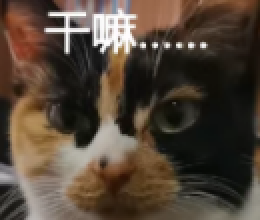
#> input picture inputs/cat4_calico_face.png, 130 x 110 px, found by its file name (shown 2 times larger); its folder holds 6 pictures in this run
$ python fast_parallel_pindou_cats.py
#> lines starting #> are read from the running program, lines starting #| are printed output that depends on the picture; after the words box and inside, x2 and y2 are one past the last pixel; in counts of white or black regions, pixels touching at a corner belong together
### refined_two_track_helpers.py
# -*- coding: utf-8 -*-
"""
三只猫咪拼豆精修核心辅助模块：
1. 白猫室内暖黄偏色中和（确保纯白猫身映射至 H1 纯白与柔和灰米过渡，而非发黄或发棕）。
2. 外圈抗锯齿灰边清洗（AI 重绘主体边沿去噪）。
3. 数据驱动的五官圆润度与眼神高光精修（彻底消除低分辨率菱角/方块/紫眼像素）。
4. 基于真实世界满焊/近满焊实物物理特征的烘烤成品像素渲染器（圆角小方砖融接、微缩针眼闭合、压纸微缎面高光）。
5. 供 ChatGPT 浏览器并发生图使用的精准像素参考图导出器。
"""

from collections import Counter, deque
from pathlib import Path
import cv2
import numpy as np
from PIL import Image, ImageDraw
from scipy.ndimage import gaussian_filter


# [94 lines left out: functions neutralize_white_cat_fur_rgba, clean_exterior_grey_halo, not called in this run]


def _code_map(pal: list) -> dict[str, int]:
    return {e["code"]: i for i, e in enumerate(pal)}


# [291 lines left out: functions _pick_existing_or_code, _find_dark_center, _stamp_patch, _sample_mode_clean, refine_cat_face_and_details, not called in this run]


def super_resolve_lowres_4x(rgb_u8: np.ndarray, has_white_caption: bool = False) -> np.ndarray:
    """
    对低分辨率原图执行 4x 超分重建（色度去噪 + 10轮迭代反投影 IBP + 双边保边先验 + Lab 防光晕微反差锐化）。
    若有顶部白字表情包（如'干嘛......'），会单独分流重建文字轮廓以防止字符涂抹。
    """
    h, w = rgb_u8.shape[:2]
    bgr = cv2.cvtColor(rgb_u8, cv2.COLOR_RGB2BGR)
    den = cv2.fastNlMeansDenoisingColored(
        bgr, None, h=4.5, hColor=9.0, templateWindowSize=5, searchWindowSize=15
    )
    den_rgb = cv2.cvtColor(den, cv2.COLOR_BGR2RGB).astype(np.float32)

    txt_mask = None
    if has_white_caption:
        mx = rgb_u8.max(axis=2)
        mn = rgb_u8.min(axis=2)
        txt_mask = ((mn >= 190) & ((mx - mn) <= 32)).astype(np.float32)
        txt_mask[int(round(h * 0.30)):, :] = 0.0

    cur = cv2.resize(den_rgb, (w * 4, h * 4), interpolation=cv2.INTER_CUBIC)
    for step in range(10):
        blurred = cv2.GaussianBlur(cur, (0, 0), sigmaX=0.85)
        sim_lr = cv2.resize(blurred, (w, h), interpolation=cv2.INTER_AREA)
        err_lr = den_rgb - sim_lr
        err_hr = cv2.resize(err_lr, (w * 4, h * 4), interpolation=cv2.INTER_CUBIC)
        cur = np.clip(cur + 0.55 * err_hr, 0.0, 255.0)
        if step in (3, 6, 9):
            cur = cv2.bilateralFilter(cur.astype(np.float32), d=5, sigmaColor=16.0, sigmaSpace=2.2)

    lab = cv2.cvtColor(np.clip(cur, 0, 255).astype(np.uint8), cv2.COLOR_RGB2LAB).astype(np.float32)
    L = lab[:, :, 0]
    L_blur = cv2.GaussianBlur(L, (0, 0), sigmaX=1.3)
    delta = np.clip(L - L_blur, -10.0, 20.0)
    lab[:, :, 0] = np.clip(L + 0.55 * delta, 0.0, 255.0)
    sr_rgb = cv2.cvtColor(lab.astype(np.uint8), cv2.COLOR_LAB2RGB)

    if txt_mask is not None and txt_mask.max() > 0:
        cap_hr = cv2.resize(rgb_u8.astype(np.float32), (w * 4, h * 4), interpolation=cv2.INTER_CUBIC)
        cap_blur = cv2.GaussianBlur(cap_hr, (0, 0), sigmaX=1.2)
        cap_sharp = np.clip(cap_hr + 0.9 * (cap_hr - cap_blur), 0.0, 255.0)
        m_hr = cv2.resize(txt_mask, (w * 4, h * 4), interpolation=cv2.INTER_LINEAR)
        m_dil = cv2.dilate((m_hr > 0.25).astype(np.uint8), np.ones((5, 5), np.uint8))
        m_blend = cv2.GaussianBlur(m_dil.astype(np.float32), (0, 0), 1.0)[..., None]
        sr_rgb = np.clip(
            sr_rgb.astype(np.float32) * (1.0 - m_blend) + cap_sharp * m_blend, 0, 255
        ).astype(np.uint8)
    return sr_rgb


# [12 lines left out: function super_resolve_lowres_rgba_if_needed, not called in this run]


def _inpaint_cat4_caption_area(sr_rgb: np.ndarray) -> np.ndarray:
    """Sampling前清除顶部低分辨率模糊文字残影，避免双点重影并方便后续重绘锐利'干嘛......'像素字。"""
    H, W = sr_rgb.shape[:2]
    arr = sr_rgb.copy()
    mx = arr.max(axis=2)
    mn = arr.min(axis=2)
    is_txt = (mn >= 140) & ((mx - mn) <= 46)
    mask = np.zeros((H, W), dtype=np.uint8)
    y0, y1 = int(round(0.02 * H)), int(round(0.26 * H))
    x0, x1 = int(round(0.14 * W)), int(round(0.84 * W))
    mask[y0:y1, x0:x1] = is_txt[y0:y1, x0:x1].astype(np.uint8) * 255
    mask = cv2.dilate(mask, np.ones((5, 5), np.uint8))
    return cv2.inpaint(arr, mask, inpaintRadius=5, flags=cv2.INPAINT_TELEA)


def calibrate_cat4_calico_rgb(sr_rgb: np.ndarray) -> np.ndarray:
    """图四三花猫暗光影调校准：提亮暗部、提纯鼻梁/胸口白毛、分离深橄榄虹膜与椭圆瞳孔、温和化鼻尖粉。"""
    H, W = sr_rgb.shape[:2]
    clean = _inpaint_cat4_caption_area(sr_rgb).astype(np.float32)
    cal = np.clip(clean * 1.18 + 6.0, 0, 255)
    cal = 255.0 * np.power(cal / 255.0, 0.91)

    lum = 0.299 * cal[:, :, 0] + 0.587 * cal[:, :, 1] + 0.114 * cal[:, :, 2]
    sat = cal.max(axis=2) - cal.min(axis=2)
    yy, xx = np.mgrid[0:H, 0:W]

    lower_face = (yy >= 0.42 * H) & (xx <= 0.66 * W)
    white_fur_w = (
        np.clip((lum - 138.0) / 48.0, 0.0, 1.0)
        * np.clip(1.0 - (sat - 16.0) / 34.0, 0.0, 1.0)
        * lower_face.astype(np.float32)
    )
    target_white = np.array([248.0, 246.0, 243.0], dtype=np.float32)
    cal = cal * (1.0 - 0.72 * white_fur_w[..., None]) + target_white * (0.72 * white_fur_w[..., None])

    reye = (yy >= 0.43 * H) & (yy <= 0.61 * H) & (xx >= 0.58 * W) & (xx <= 0.76 * W)
    leye = (yy >= 0.40 * H) & (yy <= 0.56 * H) & (xx >= 0.22 * W) & (xx <= 0.37 * W)
    iris_mask = (reye | leye) & (lum >= 24.0) & (lum <= 92.0)
    cal_iris = np.clip(cal * np.array([1.08, 1.16, 1.16], dtype=np.float32) + 6.0, 0, 255)
    cal[iris_mask] = cal_iris[iris_mask]

    muzzle_roi = (yy >= 0.68 * H) & (yy <= 0.99 * H) & (xx >= 0.30 * W) & (xx <= 0.60 * W)
    mouth_slit = (yy >= 0.87 * H) & (yy <= 0.92 * H) & (xx >= 0.43 * W) & (xx <= 0.52 * W)
    lift_mask = muzzle_roi & (~mouth_slit) & (lum < 142.0)
    cal_m = np.clip(cal * 1.24 + np.array([16.0, 18.0, 14.0], dtype=np.float32), 0, 255)
    r_exc = np.maximum(0.0, cal_m[:, :, 0] - cal_m[:, :, 1] - 32.0)
    cal_m[:, :, 0] = np.clip(cal_m[:, :, 0] - 0.45 * r_exc, 0, 255)
    cal[lift_mask] = cal_m[lift_mask]

    nose_roi = (yy >= 0.705 * H) & (yy <= 0.79 * H) & (xx >= 0.415 * W) & (xx <= 0.495 * W)
    cal[nose_roi] = np.clip(
        cal[nose_roi] * np.array([1.06, 0.96, 0.96], dtype=np.float32) + np.array([10.0, 4.0, 5.0], dtype=np.float32),
        0,
        255,
    )
    return np.clip(cal, 0, 255).astype(np.uint8)


# [70 lines left out: functions calibrate_cat4_calico_rgba, generate_cat1_16bit_illustration, generate_cat3_16bit_illustration, not called in this run]


def generate_cat4_16bit_illustration(
    src_path: Path, out_path: Path, grid_w: int = 96, grid_h: int = 88, ai_src_path: Path | None = None
) -> Path:
    """为图四（干嘛三花猫）生成满幅精绘高清像素底图（优先采用 Gemini 灵魂重绘版并校准烟熏橄榄虹膜与柔粉鼻尖）。"""
    if ai_src_path is not None and Path(ai_src_path).exists():
        gv3 = np.array(Image.open(ai_src_path).convert("RGB")).astype(np.float32)
        lum_g = 0.299 * gv3[:, :, 0] + 0.587 * gv3[:, :, 1] + 0.114 * gv3[:, :, 2]
        sat_g = gv3.max(axis=2) - gv3.min(axis=2)
        neutral_lt = (lum_g >= 150) & (lum_g < 235) & (sat_g <= 25)
        gv3[neutral_lt] = np.clip(gv3[neutral_lt] * np.array([1.09, 1.08, 1.04]) + np.array([16, 14, 10]), 0, 255)
        pink_g = (gv3[:, :, 0] > 180) & (gv3[:, :, 1] < 135) & (gv3[:, :, 2] < 135)
        gv3[pink_g] = np.clip(gv3[pink_g] * np.array([0.88, 0.96, 1.08]) + np.array([12, 12, 14]), 0, 255)
        hg, wg, _ = gv3.shape
        eye_mask_g = np.zeros((hg, wg), dtype=bool)
        eye_mask_g[int(0.38 * hg) : int(0.58 * hg), int(0.18 * wg) : int(0.76 * wg)] = True
        olive_g = eye_mask_g & (gv3[:, :, 1] > gv3[:, :, 2] + 12) & (lum_g > 60) & (lum_g < 185)
        gv3[olive_g, 0] = np.clip(gv3[olive_g, 0] * 0.95 + 10, 0, 255)
        gv3[olive_g, 1] = np.clip(gv3[olive_g, 1] * 0.95 + 10, 0, 255)
        gv3[olive_g, 2] = np.clip(gv3[olive_g, 2] * 1.15 + 22, 0, 255)

        sm_g = _sample_mode_clean(np.clip(gv3, 0, 255).astype(np.uint8), grid_w, grid_h)
        cl_g = sm_g.copy()
        # 擦除原图顶部手绘字迹，交由标准点阵 _build_ganma_bitmap() 统一生成锐利纯白'干嘛......'
        for r in range(0, min(grid_h, 23)):
            for c in range(14, min(grid_w, 82)):
                R, G, B = [int(v) for v in cl_g[r, c]]
                if min(R, G, B) >= 182 and (max(R, G, B) - min(R, G, B)) <= 32:
                    for d in range(1, 16):
                        found = False
                        for rr in (r - d, r + d):
                            if 0 <= rr < grid_h:
                                rv, gv, bv = [int(x) for x in sm_g[rr, c]]
                                if min(rv, gv, bv) < 172:
                                    cl_g[r, c] = sm_g[rr, c]
                                    found = True
                                    break
                        if found:
                            break
        out_path.parent.mkdir(parents=True, exist_ok=True)
        Image.fromarray(cl_g).resize((grid_w * 8, grid_h * 8), Image.Resampling.NEAREST).save(out_path)
        return out_path

    raw = np.array(Image.open(src_path).convert("RGB"))
    sr_rgb = super_resolve_lowres_4x(raw, has_white_caption=True)
    cal = calibrate_cat4_calico_rgb(sr_rgb)
    sm = cal.copy()
    for _ in range(3):
        sm = cv2.bilateralFilter(sm, d=9, sigmaColor=24, sigmaSpace=6)
    small = cv2.resize(sm, (grid_w, grid_h), interpolation=cv2.INTER_AREA)
    pts = small.reshape(-1, 3).astype(np.float32)
    criteria = (cv2.TERM_CRITERIA_EPS + cv2.TERM_CRITERIA_MAX_ITER, 35, 0.35)
    _, labels, centers = cv2.kmeans(pts, 16, None, criteria, 8, cv2.KMEANS_PP_CENTERS)
    flat = np.clip(centers[labels.flatten()].reshape(grid_h, grid_w, 3), 0, 255).astype(np.uint8)
    lum_c = 0.299 * centers[:, 0] + 0.587 * centers[:, 1] + 0.114 * centers[:, 2]
    darkest = int(np.argmin(lum_c))
    brightest = int(np.argmax(lum_c))
    lbl = labels.reshape(grid_h, grid_w)
    flat[lbl == darkest] = [6, 6, 6]
    flat[lbl == brightest] = [252, 252, 250]
    flat[
        int(round(0.73 * grid_h)):int(round(0.77 * grid_h)),
        int(round(0.44 * grid_w)):int(round(0.47 * grid_w)),
    ] = [194, 120, 102]
    flat[
        int(round(0.51 * grid_h)):int(round(0.56 * grid_h)),
        int(round(0.68 * grid_w)):int(round(0.73 * grid_w)),
    ] = [114, 125, 122]
    out_path.parent.mkdir(parents=True, exist_ok=True)
    Image.fromarray(flat).resize((grid_w * 8, grid_h * 8), Image.Resampling.NEAREST).save(out_path)
    return out_path


# [334 lines left out: functions _pick_used_or_close, _build_ganma_bitmap, _refine_cat4_details, render_baked_flat_melt_preview, export_crisp_grid_ref_for_chatgpt, not called in this run]

### fast_parallel_pindou_cats.py
# -*- coding: utf-8 -*-
"""
三只猫咪照片双路精修并行拼豆生成引擎：
每张主图严格输出【2 套精修图纸 + 2 张真实烘烤成品预览图 = 4 张主输出图片】：
- 方案1 · 融合精修版（PindouStudio + PixelBeads 协同采样/量化 + 白毛色偏校正 + 五官圆润精修）
- 方案2 · AI 重绘精修版（AI 16-bit 像素底图升级高分辨率 + 外缘灰边清洗 + 五官圆润精修）
并发运行 3 张主图 × 2 套权威精修方案 = 6 项核心任务，全中文命名。
"""

import base64
from collections import Counter, deque
from concurrent.futures import ProcessPoolExecutor, as_completed
import datetime
import io
import json
import os
from pathlib import Path
import re
import shutil
import time
import urllib.parse
import uuid

import numpy as np
from PIL import Image
from skimage import color as skcolor

from fast_parallel_pindou_engine import delta_e2000_matrix, keep_exact_color_count_reduce
from refined_two_track_helpers import (
    calibrate_cat4_calico_rgba,
    clean_exterior_grey_halo,
    export_crisp_grid_ref_for_chatgpt,
    generate_cat1_16bit_illustration,
    generate_cat3_16bit_illustration,
    generate_cat4_16bit_illustration,
    neutralize_white_cat_fur_rgba,
    refine_cat_face_and_details,
    render_baked_flat_melt_preview,
    super_resolve_lowres_rgba_if_needed,
)
from run_pathway_a_and_d import (
    load_palette,
    render_sheet_png,
    write_bom_csv,
)

PROJECT_ROOT = Path(r"C:\Users\Administrator\.gemini\antigravity\scratch\pindou-project")
INPUTS_DIR = PROJECT_ROOT / "inputs"
AI_SOURCES_DIR = INPUTS_DIR / "ai_sources"
AI_DIR = PROJECT_ROOT / "outputs" / "ai_redraw_cats"
SUMMARY_DIR = PROJECT_ROOT / "猫咪拼豆图纸汇总"
CHATGPT_REF_DIR = PROJECT_ROOT / "scratch" / "chatgpt_refs"
ARTIFACT_DIR = Path(r"C:\Users\Administrator\.gemini\antigravity\brain\8fc5a11e-ec61-4869-94de-2135da89f4d3")


def find_ai_image(prefix: str) -> Path:
    """查找 AI 像素重绘输出图片（支持 png / jpg / webp）。"""
    for ext in (".png", ".jpg", ".jpeg", ".webp"):
        cand = AI_DIR / f"{prefix}{ext}"
        if cand.exists():
            return cand
    matches = sorted(AI_DIR.glob(f"{prefix}*"))
    if matches:
        return matches[0]
    raise FileNotFoundError(f"未找到 AI 重绘图片: {AI_DIR / prefix}.*")


AI_FINISHED_PREFIXES: dict[tuple[str, str], str] = {
    ("cat1", "fusion_refined"): "cat1_fusion_baked_chatgpt",
    ("cat1", "ai_refined"): "cat1_ai_baked_chatgpt",
    ("cat2", "fusion_refined"): "cat2_fusion_baked_chatgpt",
    ("cat2", "ai_refined"): "cat2_ai_baked_chatgpt",
    ("cat3", "fusion_refined"): "cat3_fusion_baked_chatgpt",
    ("cat3", "ai_refined"): "cat3_ai_baked_chatgpt",
    ("cat4", "fusion_refined"): "cat4_fusion_baked_chatgpt",
    ("cat4", "ai_refined"): "cat4_ai_baked_chatgpt",
}


# [12 lines left out: function find_ai_finished_preview, not called in this run]


def _weighted_median_channel(samples_rgb: np.ndarray, channel: int) -> int:
    vals = samples_rgb[:, channel]
    return int(np.round(np.median(vals)))


# [933 lines left out: functions _dominant_cluster_rgb, _representative_rgb, sample_photo_tiles, _refill_palette_to_exact_count, _auto_detect_feature_anchors, pindou_studio_photo_quantize and 5 more, not called in this run]


def uri(path: Path | str) -> str:
    return "file:///" + str(path).replace("\\", "/")


def slash(path: Path | str) -> str:
    return str(path).replace("\\", "/")


# [43 lines left out: function build_tasks, not called in this run]


def main():
    t_wall0 = time.perf_counter()
    if SUMMARY_DIR.exists():
        shutil.rmtree(SUMMARY_DIR)
    raw_dir = SUMMARY_DIR / "00_主体提取原图与AI重绘底图"
    for d in (
        SUMMARY_DIR,
        raw_dir,
        SUMMARY_DIR / "01_图一_箱子小猫_2套精修4图",
        SUMMARY_DIR / "02_图二_完整猫脸_2套精修4图",
        SUMMARY_DIR / "03_图三_床单小猫_2套精修4图",
        SUMMARY_DIR / "04_图四_干嘛三花猫_2套精修4图",
    ):
        d.mkdir(parents=True, exist_ok=True)

    # 提前生成图一/图三/图四升级版灵魂眼神高清像素底图，避免子进程竞争写入
    src_ai1 = AI_SOURCES_DIR / "gemini_cat1_soul_v2_attempt3_1794819258783.jpg"
    if src_ai1.exists():
        generate_cat1_16bit_illustration(src_ai1, AI_DIR / "cat1_ai_pixel.png")
    src_ai3 = AI_SOURCES_DIR / "gemini_cat3_soul_v2_1794819131185.jpg"
    if src_ai3.exists():
        generate_cat3_16bit_illustration(src_ai3, AI_DIR / "cat3_ai_pixel.png", grid_w=96)
    src_ai4 = AI_SOURCES_DIR / "gemini_cat4_fullbleed_v3_1794818414044.jpg"
    ai4 = AI_DIR / "cat4_ai_pixel.png"
    generate_cat4_16bit_illustration(
        INPUTS_DIR / "cat4_calico_face.png", ai4, grid_w=96, grid_h=88,
        ai_src_path=src_ai4 if src_ai4.exists() else None,
    )
#> in super_resolve_lowres_4x, `txt_mask = ((mn >= 190) & ((mx - mn) <= 32)).astype(np.float32)`:
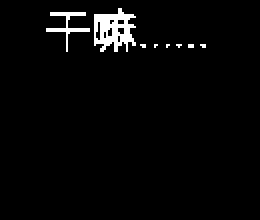
#> txt_mask: shape (110, 130) float32 (shown 2 times larger); values 0 (black) and 1 (white), 2.8% white; 8 white regions (6 under 20 px), largest, box (x1, y1, x2, y2) and area: (47, 4, 68, 26) 275, (23, 6, 45, 26) 99
#> after the loop in super_resolve_lowres_4x, `for step in range(10):`:
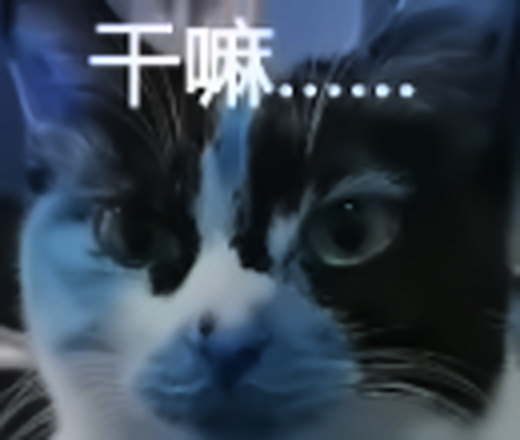
#> blurred: shape (440, 520, 3) float32; mean B, G, R 82.3, 68.4, 55.2
#> after the loop in super_resolve_lowres_4x, `for step in range(10):`:
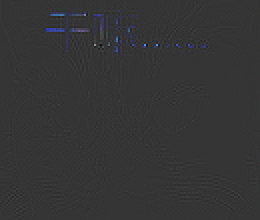
#> err_lr: shape (110, 130, 3) float32 (shown 2 times larger); mean B, G, R 0.0501, 0.0101, 0.00438; drawn with min black and max white
#> in super_resolve_lowres_4x, `lab = cv2.cvtColor(np.clip(cur, 0, 255).astype(np.uint8), cv2.COLOR_RG..`:
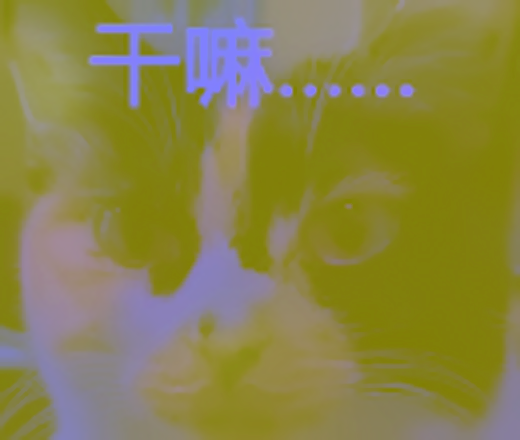
#> lab: shape (440, 520, 3) float32; mean B, G, R 73.4, 131.9, 137.9
#> in super_resolve_lowres_4x, `delta = np.clip(L - L_blur, -10.0, 20.0)`:
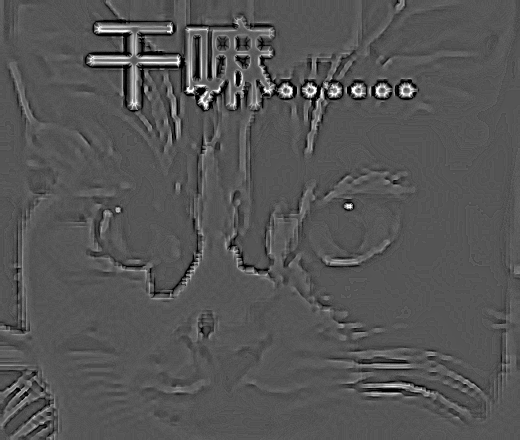
#> delta: shape (440, 520) float32; min -10, max 20, mean 0.0336; drawn with min black and max white
#> in _inpaint_cat4_caption_area, `mn = arr.min(axis=2)`:
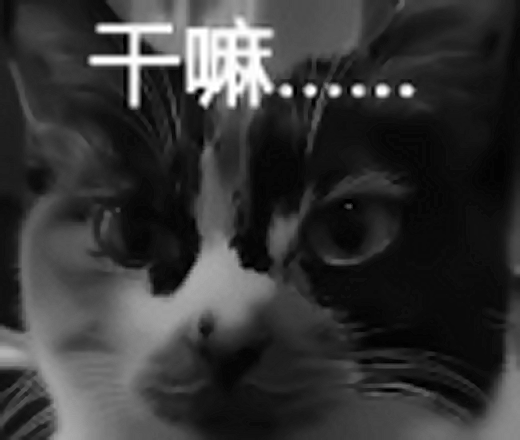
#> mn: shape (440, 520); min 0, max 255, mean 54.2
#> in calibrate_cat4_calico_rgb, `lum = 0.299 * cal[:, :, 0] + 0.587 * cal[:, :, 1] + 0.114 * cal[:, :, 2]`:
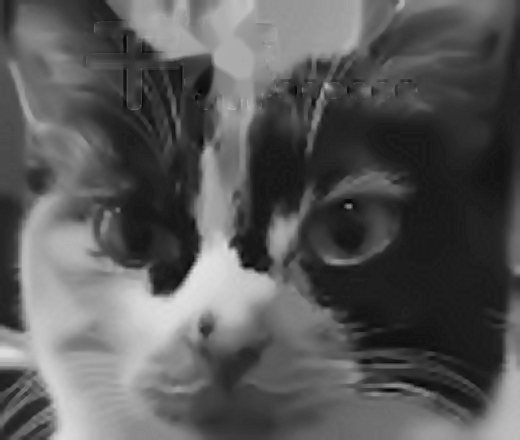
#> lum: shape (440, 520) float32; min 8.41, max 226.9, mean 89.2
#> (the rest of the program and of its run is left out)
